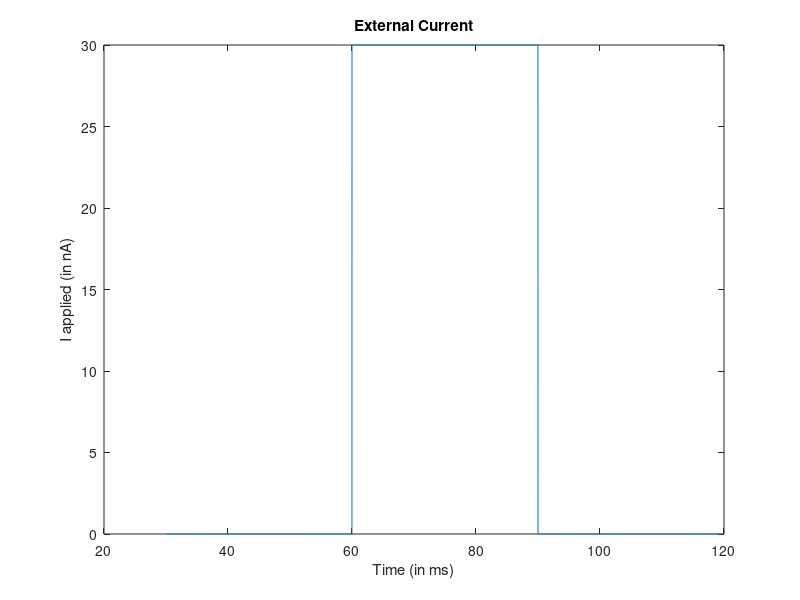
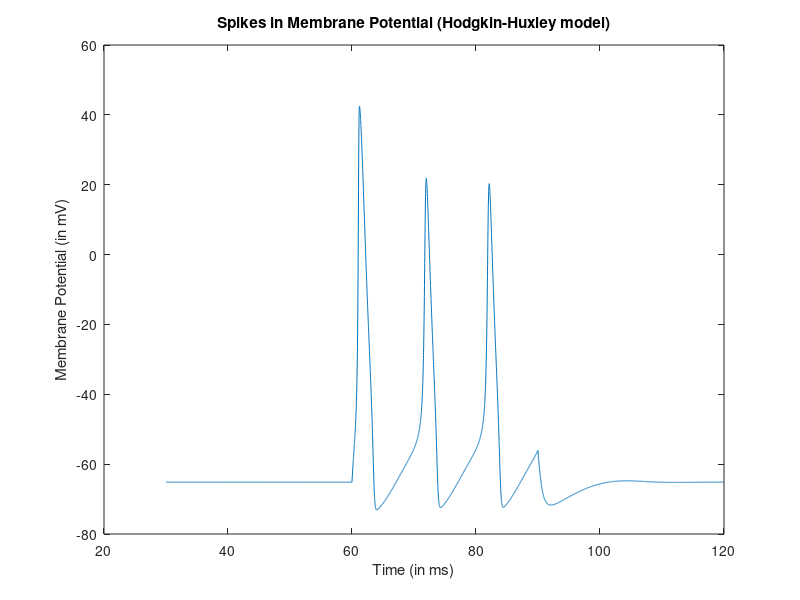
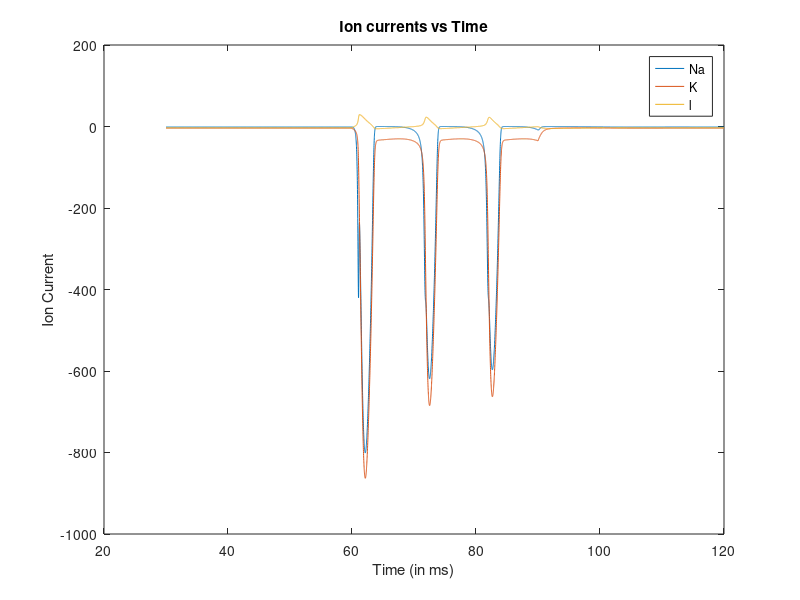
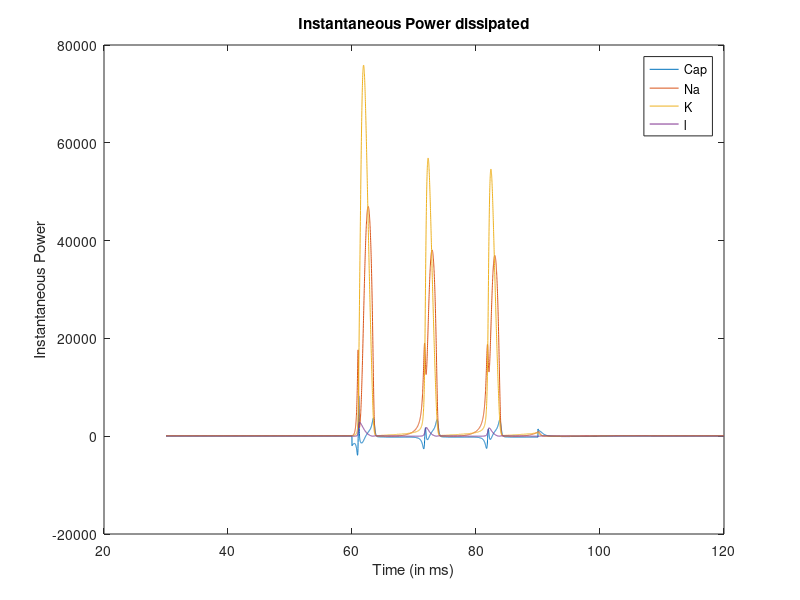

MATLAB code for these plots, in order:
% in units of mS/cm^2
Gna = 120;
Gk = 36;
Gl = 0.3;

% in mV
Ena = 50;
Ek = -77;
El = -55;

% in uF/cm^2
C = 1;

% in ms
dt = 0.01;

%in uA/cm^2
Io = 15; 
Iext = 0; 

%initialize
m =0.0520;
n =0.3153;
h =0.6016;

Vdc = -65.1560308; % found using another matlab program for dc resting state
V = Vdc;  % initializing V

time = zeros(1,9000);
Na_curr = zeros(1,9000);
K_curr = zeros(1,9000);
L_curr = zeros(1,9000);
Voltage = zeros(1,9000);
Ext_curr = zeros(1,9000);

Pna = zeros(1,9000);
Pk = zeros(1,9000);
Pl = zeros(1,9000);
P_cap = zeros(1,9000);
diss_ener = zeros(1,9000); 

ind = 1;

for t = 30:dt:120
    if t == 60; Iext = 2*Io;end
    if t == 90; Iext = 0; end
    
    am = 0.1*(V+40)/(1 - exp(-(V+40)/10) ) ;
    bm = 4 * exp(-0.0556*(V + 65));
    
    an = 0.01*(V + 55)/(1 - exp(-(V + 55)/10));
    bn = 0.125*exp(-(V+ 65)/80);
    
    ah = 0.07* exp(-0.05*(V + 65));
    bh = 1/(1 + exp(-0.1*(V+ 35)));

    dm = (am*(1-m) - bm*m)*dt;
    m = m+dm;
    dn = (an*(1-n) - bn*n)*dt;
    n = n+dn;
    dh = (ah*(1-h) - bh*h)*dt;
    h = h+dh;

    Ina = Gna * (m^3) *h*(V - Ena);
    Ik = Gk*(n^4) * (V-Ek);
    Il = Gl * (V-El);


    dV = (Iext - Ina-Ik-Il)*dt/C;
    V = V+dV;
    
    time(ind) = t;
    Na_curr(ind) = Ina;
    K_curr(ind) = Ik;
    L_curr(ind) = Il;
    Voltage(ind) = V;
    Ext_curr(ind) = Iext;
    
    Pna(ind) = Ina*(V-Ena);
    Pk(ind) = Ik*(V-Ek);
    Pl(ind) = Il*(V-El);
    P_cap(ind) = V*(Iext-Ina-Ik-Il);



    if ind>1
        diss_ener(ind) = diss_ener(ind-1)+(P_cap(ind)+Pna(ind)+Pk(ind)+Pl(ind))*dt;
    end
    

    ind = ind+1;
end

figure 
plot(time,Ext_curr);
title("External Current")
xlabel('Time (in ms)') 
ylabel('I applied (in nA)') 


figure
plot(time,Voltage);
title("Spikes in Membrane Potential (Hodgkin-Huxley model)")
xlabel('Time (in ms)') 
ylabel('Membrane Potential (in mV)') 

figure
plot(time,Na_curr,time,-K_curr,time,L_curr);
title("Ion currents vs Time")
legend({'Na','K','l'})
xlabel('Time (in ms)') 
ylabel('Ion Current')

figure
plot(time,P_cap,time,Pna,time,Pk,time,Pl)
title("Instantaneous Power dissipated")
legend({'Cap','Na','K','l'})
xlabel('Time (in ms)') 
ylabel('Instantaneous Power')

figure
plot(time,diss_ener)
title("Total Energy Dissipated vs Time")
xlabel('Time (in ms)') 
ylabel('Total Energy dissipated')


